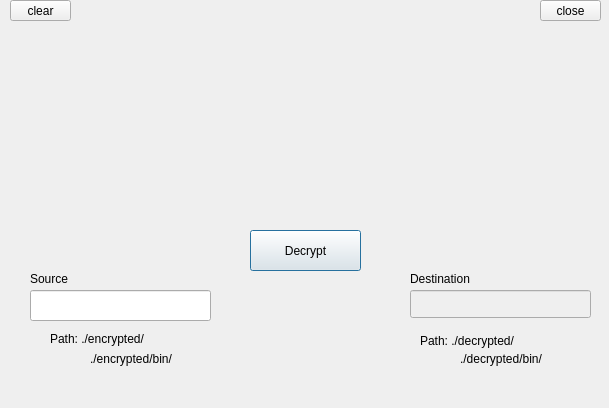
<?xml version="1.0" encoding="UTF-8"?>
<ui version="4.0">
 <class>Dialog_Decrypt</class>
 <widget class="QDialog" name="Dialog_Decrypt">
  <property name="geometry">
   <rect>
    <x>0</x>
    <y>0</y>
    <width>609</width>
    <height>408</height>
   </rect>
  </property>
  <property name="windowTitle">
   <string>Dialog</string>
  </property>
  <widget class="QPushButton" name="btn_decrypt2">
   <property name="geometry">
    <rect>
     <x>250</x>
     <y>230</y>
     <width>111</width>
     <height>41</height>
    </rect>
   </property>
   <property name="text">
    <string>Decrypt</string>
   </property>
  </widget>
  <widget class="QLineEdit" name="lineEdit_3">
   <property name="enabled">
    <bool>false</bool>
   </property>
   <property name="geometry">
    <rect>
     <x>410</x>
     <y>290</y>
     <width>181</width>
     <height>28</height>
    </rect>
   </property>
  </widget>
  <widget class="QLabel" name="label_destination">
   <property name="geometry">
    <rect>
     <x>410</x>
     <y>270</y>
     <width>131</width>
     <height>18</height>
    </rect>
   </property>
   <property name="text">
    <string>Destination</string>
   </property>
  </widget>
  <widget class="QLabel" name="label_3">
   <property name="geometry">
    <rect>
     <x>50</x>
     <y>330</y>
     <width>141</width>
     <height>18</height>
    </rect>
   </property>
   <property name="text">
    <string>Path: ./encrypted/</string>
   </property>
  </widget>
  <widget class="QLabel" name="label_5">
   <property name="geometry">
    <rect>
     <x>460</x>
     <y>350</y>
     <width>121</width>
     <height>18</height>
    </rect>
   </property>
   <property name="text">
    <string>./decrypted/bin/</string>
   </property>
  </widget>
  <widget class="QLabel" name="label_4">
   <property name="geometry">
    <rect>
     <x>420</x>
     <y>330</y>
     <width>161</width>
     <height>21</height>
    </rect>
   </property>
   <property name="text">
    <string>Path: ./decrypted/</string>
   </property>
  </widget>
  <widget class="QLineEdit" name="decrypt_getTxt">
   <property name="geometry">
    <rect>
     <x>30</x>
     <y>290</y>
     <width>181</width>
     <height>31</height>
    </rect>
   </property>
  </widget>
  <widget class="QLabel" name="label_src">
   <property name="geometry">
    <rect>
     <x>30</x>
     <y>270</y>
     <width>131</width>
     <height>18</height>
    </rect>
   </property>
   <property name="text">
    <string>Source </string>
   </property>
  </widget>
  <widget class="QLabel" name="label_key">
   <property name="geometry">
    <rect>
     <x>180</x>
     <y>20</y>
     <width>271</width>
     <height>181</height>
    </rect>
   </property>
   <property name="text">
    <string/>
   </property>
   <property name="pixmap">
    <pixmap>../GUI-build-desktop-Desktop_Qt_4_8_1_for_GCC__Qt_SDK__Release/Resources/key.jpg</pixmap>
   </property>
  </widget>
  <widget class="QPushButton" name="btn_close">
   <property name="geometry">
    <rect>
     <x>540</x>
     <y>0</y>
     <width>61</width>
     <height>21</height>
    </rect>
   </property>
   <property name="text">
    <string>close</string>
   </property>
  </widget>
  <widget class="QLabel" name="label_msg">
   <property name="geometry">
    <rect>
     <x>240</x>
     <y>360</y>
     <width>151</width>
     <height>21</height>
    </rect>
   </property>
   <property name="text">
    <string/>
   </property>
  </widget>
  <widget class="QPushButton" name="pushButton">
   <property name="geometry">
    <rect>
     <x>10</x>
     <y>0</y>
     <width>61</width>
     <height>21</height>
    </rect>
   </property>
   <property name="text">
    <string>clear</string>
   </property>
  </widget>
  <widget class="QLabel" name="label">
   <property name="geometry">
    <rect>
     <x>90</x>
     <y>350</y>
     <width>121</width>
     <height>18</height>
    </rect>
   </property>
   <property name="text">
    <string>./encrypted/bin/</string>
   </property>
  </widget>
 </widget>
 <resources/>
 <connections>
  <connection>
   <sender>btn_close</sender>
   <signal>clicked()</signal>
   <receiver>Dialog_Decrypt</receiver>
   <slot>close()</slot>
   <hints>
    <hint type="sourcelabel">
     <x>563</x>
     <y>11</y>
    </hint>
    <hint type="destinationlabel">
     <x>524</x>
     <y>78</y>
    </hint>
   </hints>
  </connection>
 </connections>
</ui>
